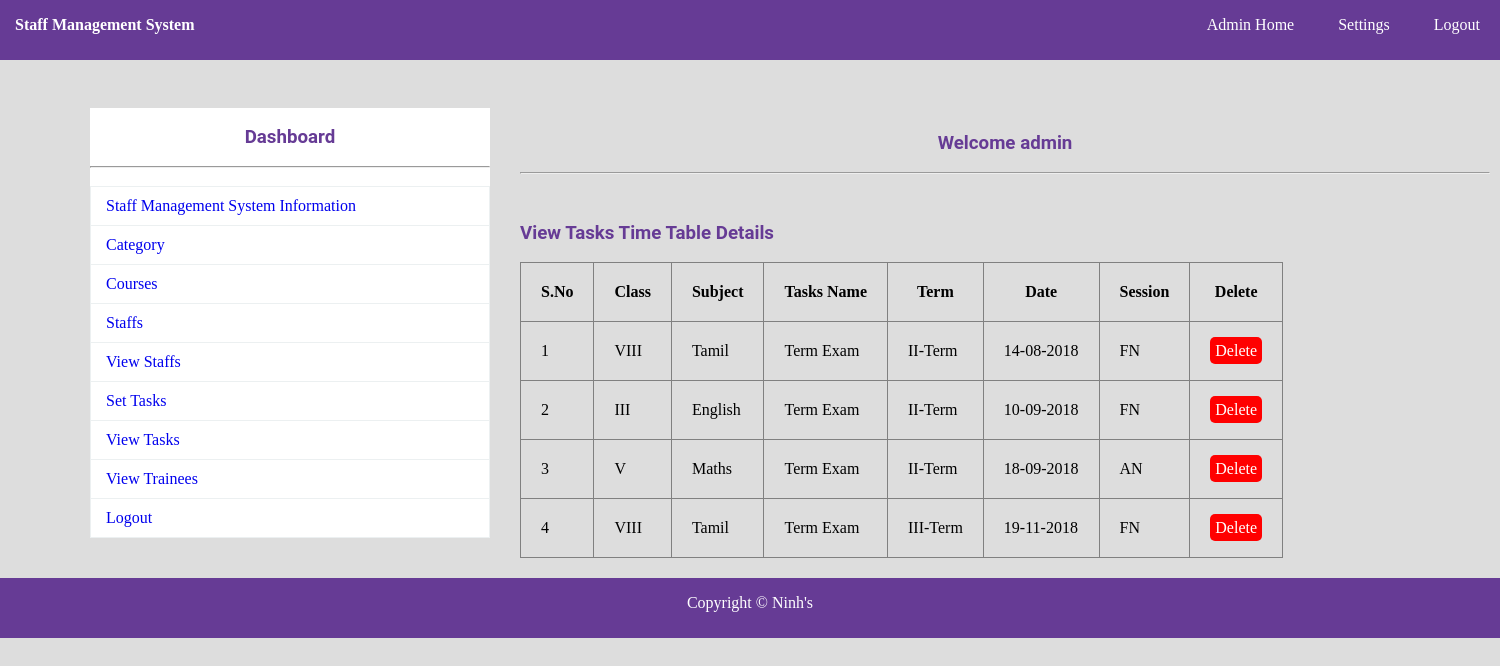
/view_exam.php (signed in), run on the app's committed database.
### tables this page shows
CREATE TABLE IF NOT EXISTS `task` (
  `EID` int(11) NOT NULL AUTO_INCREMENT,
  `ENAME` varchar(150) NOT NULL,
  `ETYPE` varchar(150) NOT NULL,
  `EDATE` varchar(150) NOT NULL,
  `SESSION` varchar(150) NOT NULL,
  `CLASS` varchar(150) NOT NULL,
  `SUB` varchar(150) NOT NULL,
  PRIMARY KEY (`EID`)
);

### view_exam.php (the view, shortened to what this page needs)
<?php
	include"database.php";
?>
<!DOCTYPE html>
<html>
	<head>
		<link rel="stylesheet" type="text/css" href="css/style.css">
	</head>
	<body>
			<?php include"navbar.php";?><br>
			<div id="section">
					<?php include"sidebar.php";?><br><br><br>
					<h3 class="text">Welcome <?php echo $_SESSION["ANAME"]; ?></h3><br><hr><br>
				<div class="content">
						<h3 >View Tasks Time Table Details</h3><br>
						<table border="1px">
							<tr>
								<th>S.No</th>
								<th>Class </th>
								<th>Subject</th>
								<th>Tasks Name</th>
								<th>Term</th>
								<th>Date</th>
								<th>Session</th>
								<th>Delete</th>
							</tr>
							<?php
								$s="select * from task";
								$res=$db->query($s);
								if($res->num_rows>0)
								{
									$i=0;
									while($r=$res->fetch_assoc())
									{
										$i++;
										echo "
											<tr>
												<td>{$i}</td>
												<td>{$r["CLASS"]}</td>
												<td>{$r["SUB"]}</td>
												<td>{$r["ENAME"]}</td>
												<td>{$r["ETYPE"]}</td>
												<td>{$r["EDATE"]}</td>
												<td>{$r["SESSION"]}</td>
												<td><a href='exam_delete.php?id={$r["EID"]}' class='btnr'>Delete</a></td>
											</tr>
										";
									}
								}
								else
								{
									echo "No Record Found";
								}
							?>
						</table>
				</div>
			</div>
				<?php include"footer.php";?>
	</body>
</html>

### navbar.php
<div class="navbar">
			<ul class="list">
				<b style="color:white;float:left;line-height:50px;margin-left:15px;font-family:Cooper Black;">
				Staff Management System</b>
			<?php
				if(isset($_SESSION["AID"]))
				{
					echo'
						<li><a href="admin_home.php">Admin Home</a></li>
				<li><a href="change_pass.php">Settings</a></li>
				<li><a href="logout.php">Logout</a></li>
					';
				}
				elseif(isset($_SESSION["TID"]))
				{
					echo'
						<li><a href="teacher_home.php">Staff Home</a></li>
				<li><a href="teacher_change_pass.php">Settings</a></li>
				<li><a href="logout.php">Logout</a></li>
					';
				}
				elseif(isset($_SESSION["TrID"]))
				{
					echo'
						<li><a href="trainee_home.php">Trainee Home</a></li>
				<li><a href="trainee_change_pass.php">Settings</a></li>
				<li><a href="logout.php">Logout</a></li>
					';
				}
				else{
					echo'
					<li><a href="index.php">Admin</a></li>
				<li><a href="teacher_login.php">Staff</a></li>
				<li><a href="contact.php">Contact Us</a></li>
				<li><a href="trainee_login.php">Trainee</a></li>';
				}
			?>
			</ul>
		</div>

### sidebar.php (shortened to what this page needs)
<div class="sidebar"><br>
<h3 class="text">Dashboard</h3><br><hr><br>
<ul class="s">
<?php
	if(isset($_SESSION["AID"]))
	{
		echo'
			<li class="li"><a href="admin_home.php">Staff Management System Information</a></li>
			<li class="li"><a href="add_class.php"> Category </a></li>
			<li class="li"><a href="add_sub.php"> Courses</a></li>
			<li class="li"><a href="add_staff.php"> Staffs</a></li>
			<li class="li"><a href="view_staff.php">View Staffs</a></li>
			<li class="li"><a href="set_exam.php">Set Tasks</a></li>
			<li class="li"><a href="view_exam.php">View Tasks</a></li>
			<li class="li"><a href="student.php"target="_blank"> View Trainees</a></li>
			<li class="li"><a href="logout.php">Logout</a></li>
		';
	}
?>
</ul>
</div>

### footer.php (shortened to what this page needs)
<div class="footer" style="margin-top:20px;">
			<footer><p>Copyright &copy; Ninh's </p></footer>
</div>

### css/style.css (style rules this page uses)
* { padding:0px; margin:0px; }
html { background:#dddddd; }
a { text-decoration:none; }
.navbar { background:#663b95; height:60px; width:100%; }
.list { list-style:none; text-align:right; }
.list li { display:inline; }
.list li a { text-decoration:none; color:white; line-height:50px; padding:20px; }
h1,h2,h3,h4,h5,h6,label { font-family:roboto; color:#663b95; }
.btnr { border-radius:5px; padding:5px; background:#ff0000; color:white; }
footer { text-align:center; color:white; line-height:50px; }
.s { list-style:none; }
.li { position: relative; display: block; padding: 10px 15px; margin-bottom: -1px; background-color: #ffffff; border: 1px solid #ecf0f1; }
.text { text-align:center; }
.footer { background:#663b95; height:60px; width:100%; float:left; }
#section { height:auto; width:1400px; margin-left:90px; font-family:cambria; }
.sidebar { width:400px; height:auto; margin-top:30px; margin-right:30px; float:left; background:white; }
.content { margin-top:30px; height:auto; width:950px; float:left; }
tr,td,th { padding:20px; }
table { border-collapse:collapse; }

### data on the page
task: CLASS "VIII", SUB "Tamil", ENAME "Term Exam", ETYPE "II-Term", EDATE "14-08-2018", SESSION "FN"
task: CLASS "III", SUB "English", ENAME "Term Exam", ETYPE "II-Term", EDATE "10-09-2018", SESSION "FN"
task: CLASS "V", SUB "Maths", ENAME "Term Exam", ETYPE "II-Term", EDATE "18-09-2018", SESSION "AN"
task: CLASS "VIII", SUB "Tamil", ENAME "Term Exam", ETYPE "III-Term", EDATE "19-11-2018", SESSION "FN"

### other printed values
$_SESSION["ANAME"] "admin"
